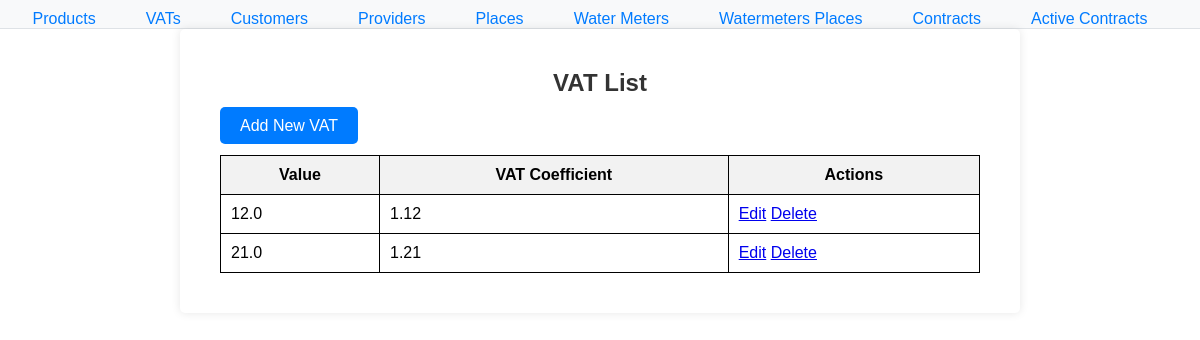
/water/vat/, run on the app's committed database.
### water/models.py (models this page shows, shortened)
class VAT(models.Model):
    vat_id = models.AutoField(primary_key=True)
    value = models.FloatField()
    vat_koeficient = models.FloatField()
    class Meta:
        db_table = 'VATs'

### water/views.py (the view)
# urls.py: path('vat/', views.vat_list, name='vat_list'),
def vat_list(request):
    vats = VAT.objects.all()
    return render(request, 'water/vat_list.html', {'vats': vats})

### water/templates/water/vat_list.html (shortened to what this page needs)
{% extends 'water/base.html' %}
{% block content %}
    <div style="padding: 20px;">
        <h2>VAT List</h2>
        <div style="margin-bottom: 20px;">
            <a href="{% url 'add_vat' %}"
               style="background-color: #007BFF; color: white; padding: 10px 20px; text-decoration: none; border-radius: 5px;">
               Add New VAT
            </a>
        </div>
        <table style="width: 100%; border-collapse: collapse; margin-top: 10px;">
            <thead>
                <tr>
                    <th style="border: 1px solid black; padding: 10px; background-color: #f2f2f2;">Value</th>
                    <th style="border: 1px solid black; padding: 10px; background-color: #f2f2f2;">VAT Coefficient</th>
                    <th style="border: 1px solid black; padding: 10px; background-color: #f2f2f2;">Actions</th>
                </tr>
            </thead>
            <tbody>
                {% for vat in vats %}
                    <tr>
                        <td style="border: 1px solid black; padding: 10px;">{{ vat.value }}</td>
                        <td style="border: 1px solid black; padding: 10px;">{{ vat.vat_koeficient }}</td>
                        <td style="border: 1px solid black; padding: 10px;">
                            <a href="{% url 'edit_vat' vat.pk %}">Edit</a>
                            <a href="{% url 'delete_vat' vat.pk %}">Delete</a>
                        </td>
                    </tr>
                {% empty %}
                    <tr>
                        <td colspan="3" style="border: 1px solid black; padding: 10px; text-align: center;">
                            No VAT records available.
                        </td>
                    </tr>
                {% endfor %}
            </tbody>
        </table>
    </div>
{% endblock %}

### water/static/styles.css (style rules this page uses)
body { font-family: Arial, sans-serif; margin: 0; padding: 0; }
h2 { margin-bottom: 20px; color: #333; text-align: center; }

### data on the page
VAT: value "12.0", vat_koeficient "1.12"
VAT: value "21.0", vat_koeficient "1.21"
